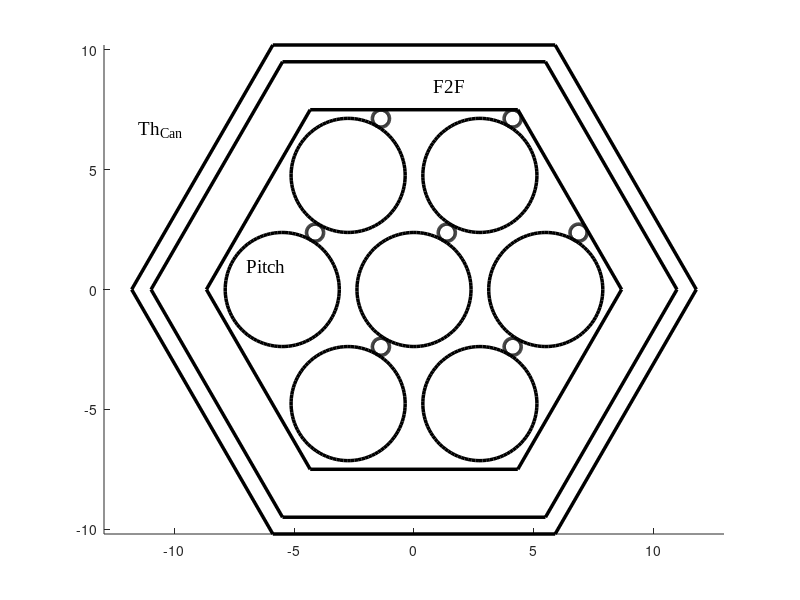

Recreate this plot in MATLAB. (Note: this script raises an error after producing the figure.)
clear
close all

f2f = 15;
th = 2;
gap = 0.7;
radius = 2.38;
wrap = 0.15*radius;
theta = 60.*(pi/180.);
pitch = 4.;
offset = [(radius+wrap)*cos(theta) (radius+wrap)*sin(theta)];

LW = 2.5;

half = 0.5 * 1;
side = (2.0 * half) / sqrt(3.0);
base = 0.5 * side;
% hex with f2f=1, centered at origin
hex = [base, half;
       -base, half;
       -side, 0;
       -base, -half;
       base, -half;
       side,0;
       base,half];
% circle with r=1, centered at origin
npt = 100;
circle = zeros(npt,2);
radian = linspace(0,2*pi,npt);
circle(:,1) = cos(radian);
circle(:,2) = sin(radian);

figure
hold on
% hex can
plot(hex(:,1)*f2f,hex(:,2)*f2f,'k','LineWidth',LW)
plot(hex(:,1)*(f2f+2*th),hex(:,2)*(f2f+2*th),'k','LineWidth',LW)
plot(hex(:,1)*(f2f+2*th+2*gap),hex(:,2)*(f2f+2*th+2*gap),'k','LineWidth',LW)
% center circle
plot(circle(:,1)*radius,circle(:,2)*radius,'k','LineWidth',LW)
plot(circle(:,1)*wrap+offset(1),circle(:,2)*wrap+offset(2),'k','LineWidth',LW)
% ring of pins
for i = 1:6
    this_circle = circle*radius + hex(i,:)*pitch*radius;
    this_wrap = circle*wrap + hex(i,:)*pitch*radius + offset;
    plot(this_circle(:,1),this_circle(:,2),'k','LineWidth',LW)
    plot(this_wrap(:,1),this_wrap(:,2),'k','LineWidth',LW)
end

FS = 14;
FN = 'Times New Roman';
text(-11.5,6.7,'Th_{Can}','FontSize',FS,'FontName',FN);
text(0.8,8.5,'F2F','FontSize',FS,'FontName',FN);
text(-7,1,'Pitch','FontSize',FS,'FontName',FN);
axis equal
arrow([0,-10],[0,+10],'LineWidth',1)
arrow([0,+10],[0,-10],'LineWidth',1)
arrow([-6,0],[-3,-5])
arrow([-3,-5],[-6,0])
arrow([-7.8,5.5],[-6.2,4.45],'Length',10)
arrow([-6.2,4.45],[-7.8,5.5],'Length',10)
annotation('textarrow',[0.8,0.76],[0.81,0.747],'String','Gap','FontSize',FS,'FontName',FN)

hold off

set(gca,'Visible','off');
print(gcf,'../figs/hex_can.eps','-depsc2');
close(gcf)